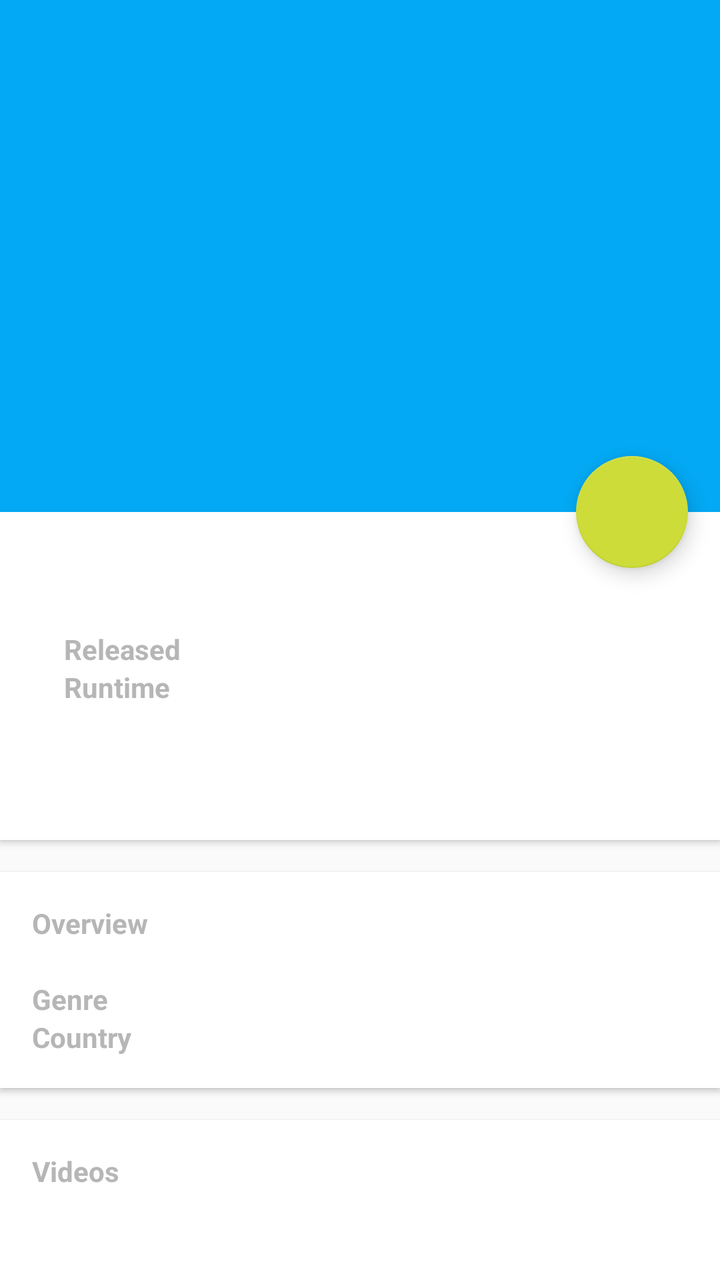
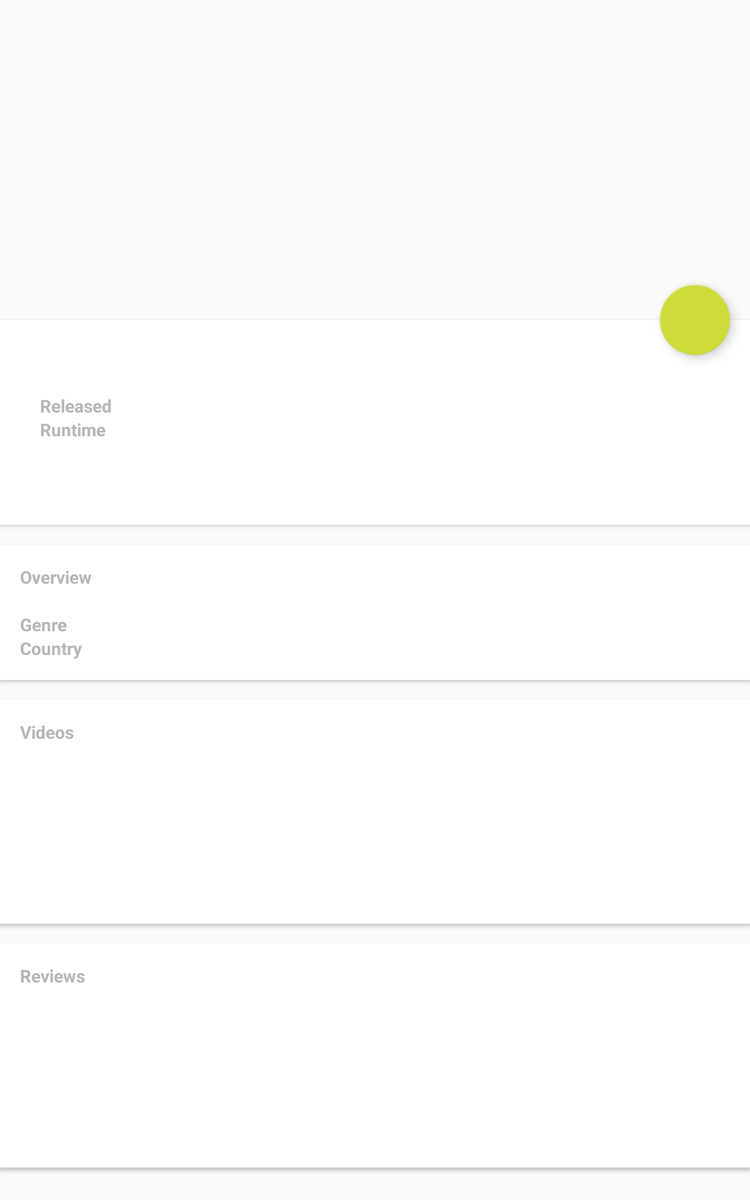

Compare how this app lays out the same screen by default and in its alternative resource folder. The renders come first, then the two layout files and the values they reference.
<!-- AndroidManifest.xml: application theme AppTheme -->
<!-- res/layout/fragment_movie_detail.xml -->
<android.support.design.widget.CoordinatorLayout xmlns:android="http://schemas.android.com/apk/res/android"
    xmlns:app="http://schemas.android.com/apk/res-auto"
    xmlns:card_view="http://schemas.android.com/tools"
    android:id="@+id/rootLayout"
    android:layout_width="match_parent"
    android:layout_height="match_parent">

    

    <android.support.design.widget.AppBarLayout xmlns:android="http://schemas.android.com/apk/res/android"
        xmlns:app="http://schemas.android.com/apk/res-auto"
        android:id="@+id/detailToolbar"
        android:layout_width="match_parent"
        android:layout_height="256dp"
        android:theme="@style/ThemeOverlay.AppCompat.Dark.ActionBar">

        <android.support.design.widget.CollapsingToolbarLayout
            android:id="@+id/collapsingToolbarLayout"
            android:layout_width="match_parent"
            android:layout_height="match_parent"
            app:contentScrim="?attr/colorPrimary"
            app:expandedTitleMarginStart="64dp"
            app:layout_scrollFlags="scroll|exitUntilCollapsed">

            <ImageView
                android:id="@+id/backdrop_image"
                android:layout_width="match_parent"
                android:layout_height="match_parent"
                android:scaleType="centerCrop"
                app:layout_collapseMode="parallax"
                app:layout_collapseParallaxMultiplier="0.7" />

            <android.support.v7.widget.Toolbar
                android:id="@+id/toolbar_detail"
                android:layout_width="match_parent"
                android:layout_height="?attr/actionBarSize"
                app:layout_collapseMode="pin"
                app:popupTheme="@style/ThemeOverlay.AppCompat.Light"
                app:theme="@style/ThemeOverlay.AppCompat.Dark.ActionBar" />

        </android.support.design.widget.CollapsingToolbarLayout>
    </android.support.design.widget.AppBarLayout>

    <android.support.v4.widget.NestedScrollView
        android:layout_width="match_parent"
        android:layout_height="match_parent"
        app:layout_behavior="@string/appbar_scrolling_view_behavior">

        <LinearLayout
            android:layout_width="match_parent"
            android:layout_height="match_parent"
            android:orientation="vertical">

            <android.support.v7.widget.CardView
                style="@style/card"
                card_view:cardCornerRadius="0dp">

                <LinearLayout
                    style="@style/section"
                    android:orientation="horizontal">

                    <ImageView
                        android:id="@+id/poster_image"
                        android:layout_width="wrap_content"
                        android:layout_height="wrap_content" />

                    <LinearLayout
                        android:layout_width="0dp"
                        android:layout_height="wrap_content"
                        android:layout_weight="1"
                        android:orientation="vertical"
                        android:padding="16dp">

                        <TextView
                            android:id="@+id/original_title"
                            style="@style/movie_title" />

                        <RelativeLayout
                            android:layout_width="wrap_content"
                            android:layout_height="wrap_content">

                            <TextView
                                android:id="@+id/filed_release_date"
                                style="@style/movie_detail"
                                android:text="@string/movie_detail_released" />

                            <TextView
                                android:id="@+id/release_date"
                                android:layout_width="wrap_content"
                                android:layout_height="wrap_content"
                                android:layout_toRightOf="@+id/filed_release_date" />

                        </RelativeLayout>

                        <RelativeLayout
                            android:layout_width="wrap_content"
                            android:layout_height="wrap_content">

                            <TextView
                                android:id="@+id/field_runtime"
                                style="@style/movie_detail"
                                android:text="@string/movie_detail_runtime"

                                />

                            <TextView
                                android:id="@+id/runtime"
                                android:layout_width="wrap_content"
                                android:layout_height="wrap_content"
                                android:layout_toRightOf="@+id/field_runtime" />
                        </RelativeLayout>

                        <TextView
                            android:id="@+id/average_vote"
                            android:layout_width="wrap_content"
                            android:layout_height="wrap_content"
                            android:layout_marginTop="16dp"
                            android:drawableLeft="@drawable/ic_star_black_48dp"
                            android:drawablePadding="8dp"
                            android:gravity="center_vertical" />
                    </LinearLayout>
                </LinearLayout>
            </android.support.v7.widget.CardView>


            <android.support.v7.widget.CardView
                style="@style/card"
                card_view:cardCornerRadius="0dp">

                <LinearLayout
                    style="@style/section"
                    android:orientation="vertical">

                    <TextView
                        style="@style/movie_detail"
                        android:text="@string/movie_detail_overview" />

                    <TextView
                        android:id="@+id/overview"
                        style="@style/movie_overview"
                        android:onClick="expandOverview" />

                    <RelativeLayout
                        android:layout_width="wrap_content"
                        android:layout_height="wrap_content">

                        <TextView
                            android:id="@+id/field_genre"
                            style="@style/movie_detail"
                            android:text="@string/movie_detail_genre" />

                        <TextView
                            android:id="@+id/genre"
                            android:layout_width="wrap_content"
                            android:layout_height="wrap_content"
                            android:layout_toRightOf="@+id/field_genre" />
                    </RelativeLayout>

                    <RelativeLayout
                        android:layout_width="wrap_content"
                        android:layout_height="wrap_content">

                        <TextView
                            android:id="@+id/field_countries"
                            style="@style/movie_detail"
                            android:text="@string/movie_detail_countries" />

                        <TextView
                            android:id="@+id/countries"
                            android:layout_width="wrap_content"
                            android:layout_height="wrap_content"
                            android:layout_toRightOf="@+id/field_countries" />
                    </RelativeLayout>


                </LinearLayout>
            </android.support.v7.widget.CardView>

            <android.support.v7.widget.CardView
                style="@style/card"
                card_view:cardCornerRadius="0dp">

                <LinearLayout
                    style="@style/section"
                    android:orientation="vertical">

                    <TextView
                        style="@style/movie_detail"
                        android:text="@string/movie_detail_videos" />

                    <android.support.v7.widget.RecyclerView
                        android:id="@+id/rvVideos"
                        android:layout_width="match_parent"
                        android:layout_height="wrap_content"
                        android:minHeight="128dp" />
                </LinearLayout>
            </android.support.v7.widget.CardView>

            <android.support.v7.widget.CardView
                style="@style/card"
                card_view:cardCornerRadius="0dp">

                <LinearLayout
                    style="@style/section"
                    android:orientation="vertical">

                    <TextView
                        style="@style/movie_detail"
                        android:text="@string/movie_detail_reviews" />

                    <android.support.v7.widget.RecyclerView
                        android:layout_width="match_parent"
                        android:layout_height="wrap_content"
                        android:id="@+id/rvReviews"
                        android:minHeight="128dp" />
                </LinearLayout>
            </android.support.v7.widget.CardView>
        </LinearLayout>
    </android.support.v4.widget.NestedScrollView>

    <android.support.design.widget.FloatingActionButton
        android:id="@+id/fabBtnFav"
        style="@style/floating_action_button"
        android:src="@drawable/ic_favorite_white_48dp"
        app:fabSize="normal"
        app:layout_anchor="@id/detailToolbar"
        app:layout_anchorGravity="bottom|right|end"
        />
</android.support.design.widget.CoordinatorLayout>
<!-- resources referenced by this layout -->
<resources>
  <string name="movie_detail_countries">Country</string>
  <string name="movie_detail_genre">Genre</string>
  <string name="movie_detail_overview">Overview</string>
  <string name="movie_detail_released">Released</string>
  <string name="movie_detail_reviews">Reviews</string>
  <string name="movie_detail_runtime">Runtime</string>
  <string name="movie_detail_videos">Videos</string>
  <style name="card">
          <item name="android:layout_width">match_parent</item>
          <item name="android:layout_height">wrap_content</item>
          <item name="android:layout_marginBottom">16dp</item>
      </style>
  <!-- from res/values-v21/ -->
  <style name="floating_action_button">
          <item name="android:layout_width">wrap_content</item>
          <item name="android:layout_height">wrap_content</item>
          <item name="android:layout_margin">16dp</item>
      </style>
  <style name="movie_detail">
          <item name="android:layout_width">wrap_content</item>
          <item name="android:layout_height">wrap_content</item>
          <item name="android:textColor">@color/textSubtitle</item>
          <item name="android:textStyle">bold</item>
          <item name="android:layout_marginRight">8dp</item>
      </style>
  <style name="movie_overview">
          <item name="android:layout_width">match_parent</item>
          <item name="android:layout_height">wrap_content</item>
          <item name="android:maxLines">3</item>
          <item name="android:ellipsize">end</item>
      </style>
  <style name="movie_title">
          <item name="android:layout_width">wrap_content</item>
          <item name="android:layout_height">wrap_content</item>
          <item name="android:textSize">20sp</item>
          <item name="android:textColor">@color/textPrimary</item>
          <item name="android:singleLine">true</item>
          <item name="android:maxLines">1</item>
          <item name="android:ellipsize">marquee</item>
          <item name="android:marqueeRepeatLimit">marquee_forever</item>
      </style>
  <style name="section">
          <item name="android:layout_width">match_parent</item>
          <item name="android:layout_height">wrap_content</item>
          <item name="android:padding">16dp</item>
      </style>
  <style name="AppTheme" parent="Theme.AppCompat.Light.DarkActionBar">
          
          <item name="windowActionBar">false</item>
          <item name="windowNoTitle">true</item>
          <item name="colorPrimary">@color/colorPrimary</item>
          <item name="colorPrimaryDark">@color/colorPrimaryDark</item>
          <item name="colorAccent">@color/colorAccent</item>
          <item name="android:textColorPrimary">@color/textPrimary</item>
          <item name="android:textColorSecondary">@color/textSecondary</item>
      </style>
  <color name="textSubtitle">#B6B6B6</color>
  <color name="textPrimary">#212121</color>
  <color name="colorPrimary">#03A9F4</color>
  <color name="colorPrimaryDark">#0288D1</color>
  <color name="colorAccent">#CDDC39</color>
  <color name="textSecondary">#727272</color>
</resources>
<!-- res/layout-sw600dp/fragment_movie_detail.xml (the repository's variant of the layout above) -->
<!-- drawn on a 7-inch tablet held upright -->
<android.support.design.widget.CoordinatorLayout xmlns:android="http://schemas.android.com/apk/res/android"
    xmlns:app="http://schemas.android.com/apk/res-auto"
    xmlns:card_view="http://schemas.android.com/tools"
    android:id="@+id/rootLayout"
    android:layout_width="match_parent"
    android:layout_height="match_parent"
    >

    <android.support.v4.widget.NestedScrollView
        android:id="@+id/scroll_view"
        android:layout_width="match_parent"
        android:layout_height="match_parent"
        app:layout_behavior="@string/appbar_scrolling_view_behavior">

        <LinearLayout
            android:layout_width="match_parent"
            android:layout_height="match_parent"
            android:orientation="vertical">

            <ImageView
                android:id="@+id/backdrop_image"
                android:layout_width="match_parent"
                android:layout_height="256dp"
                android:scaleType="centerCrop" />

            <android.support.v7.widget.CardView
                style="@style/card"
                card_view:cardCornerRadius="0dp">

                <LinearLayout
                    style="@style/section"
                    android:orientation="horizontal">

                    <ImageView
                        android:id="@+id/poster_image"
                        android:layout_width="wrap_content"
                        android:layout_height="wrap_content"
                        />

                    <LinearLayout
                        android:layout_width="0dp"
                        android:layout_height="wrap_content"
                        android:layout_weight="1"
                        android:orientation="vertical"
                        android:padding="16dp">

                        <TextView
                            android:id="@+id/original_title"
                            style="@style/movie_title" />

                        <RelativeLayout
                            android:layout_width="wrap_content"
                            android:layout_height="wrap_content">

                            <TextView
                                android:id="@+id/filed_release_date"
                                style="@style/movie_detail"
                                android:text="@string/movie_detail_released" />

                            <TextView
                                android:id="@+id/release_date"
                                android:layout_width="wrap_content"
                                android:layout_height="wrap_content"
                                android:layout_toRightOf="@+id/filed_release_date" />

                        </RelativeLayout>

                        <RelativeLayout
                            android:layout_width="wrap_content"
                            android:layout_height="wrap_content">

                            <TextView
                                android:id="@+id/field_runtime"
                                style="@style/movie_detail"
                                android:text="@string/movie_detail_runtime"

                                />

                            <TextView
                                android:id="@+id/runtime"
                                android:layout_width="wrap_content"
                                android:layout_height="wrap_content"
                                android:layout_toRightOf="@+id/field_runtime" />
                        </RelativeLayout>

                        <TextView
                            android:id="@+id/average_vote"
                            android:layout_width="wrap_content"
                            android:layout_height="wrap_content"
                            android:layout_marginTop="16dp"
                            android:drawableLeft="@drawable/ic_star_black_48dp"
                            android:drawablePadding="8dp"
                            android:gravity="center_vertical" />
                    </LinearLayout>
                </LinearLayout>
            </android.support.v7.widget.CardView>


            <android.support.v7.widget.CardView
                style="@style/card"
                card_view:cardCornerRadius="0dp">

                <LinearLayout
                    style="@style/section"
                    android:orientation="vertical">

                    <TextView
                        style="@style/movie_detail"
                        android:text="@string/movie_detail_overview" />

                    <TextView
                        android:id="@+id/overview"
                        style="@style/movie_overview"
                        android:onClick="expandOverview" />

                    <RelativeLayout
                        android:layout_width="wrap_content"
                        android:layout_height="wrap_content">

                        <TextView
                            android:id="@+id/field_genre"
                            style="@style/movie_detail"
                            android:text="@string/movie_detail_genre" />

                        <TextView
                            android:id="@+id/genre"
                            android:layout_width="wrap_content"
                            android:layout_height="wrap_content"
                            android:layout_toRightOf="@+id/field_genre" />
                    </RelativeLayout>

                    <RelativeLayout
                        android:layout_width="wrap_content"
                        android:layout_height="wrap_content">

                        <TextView
                            android:id="@+id/field_countries"
                            style="@style/movie_detail"
                            android:text="@string/movie_detail_countries" />

                        <TextView
                            android:id="@+id/countries"
                            android:layout_width="wrap_content"
                            android:layout_height="wrap_content"
                            android:layout_toRightOf="@+id/field_countries" />
                    </RelativeLayout>


                </LinearLayout>
            </android.support.v7.widget.CardView>

            <android.support.v7.widget.CardView
                style="@style/card"
                card_view:cardCornerRadius="0dp">

                <LinearLayout
                    style="@style/section"
                    android:orientation="vertical">

                    <TextView
                        style="@style/movie_detail"
                        android:text="@string/movie_detail_videos" />

                    <android.support.v7.widget.RecyclerView
                        android:id="@+id/rvVideos"
                        android:layout_width="match_parent"
                        android:layout_height="wrap_content"
                        android:minHeight="128dp" />
                </LinearLayout>
            </android.support.v7.widget.CardView>

            <android.support.v7.widget.CardView
                style="@style/card"
                card_view:cardCornerRadius="0dp">

                <LinearLayout
                    style="@style/section"
                    android:orientation="vertical">

                    <TextView
                        style="@style/movie_detail"
                        android:text="@string/movie_detail_reviews" />

                    <android.support.v7.widget.RecyclerView
                        android:layout_width="match_parent"
                        android:layout_height="wrap_content"
                        android:id="@+id/rvReviews"
                        android:minHeight="128dp" />
                </LinearLayout>
            </android.support.v7.widget.CardView>
        </LinearLayout>
    </android.support.v4.widget.NestedScrollView>

    <android.support.design.widget.FloatingActionButton
        android:id="@+id/fabBtnFav"
        style="@style/floating_action_button"
        android:src="@drawable/ic_favorite_white_48dp"
        app:fabSize="normal"
        app:layout_anchor="@id/backdrop_image"
        app:layout_anchorGravity="bottom|right|end"
        />
</android.support.design.widget.CoordinatorLayout>
